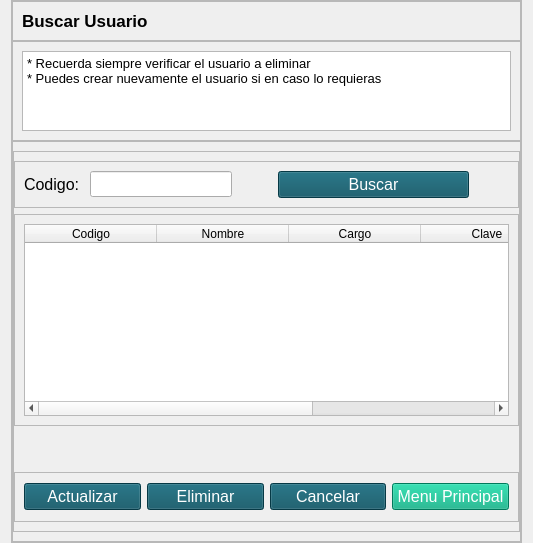
             <widget class="QWidget" name="pageC_Buscar">
              <layout class="QHBoxLayout" name="horizontalLayout_10">
               <property name="spacing">
                <number>0</number>
               </property>
               <property name="topMargin">
                <number>0</number>
               </property>
               <property name="bottomMargin">
                <number>0</number>
               </property>
               <item>
                <widget class="QFrame" name="frame_4">
                 <property name="maximumSize">
                  <size>
                   <width>700</width>
                   <height>1000000</height>
                  </size>
                 </property>
                 <property name="font">
                  <font>
                   <pointsize>1</pointsize>
                  </font>
                 </property>
                 <property name="frameShape">
                  <enum>QFrame::StyledPanel</enum>
                 </property>
                 <property name="frameShadow">
                  <enum>QFrame::Raised</enum>
                 </property>
                 <layout class="QVBoxLayout" name="verticalLayout_11">
                  <property name="spacing">
                   <number>0</number>
                  </property>
                  <property name="leftMargin">
                   <number>0</number>
                  </property>
                  <property name="topMargin">
                   <number>0</number>
                  </property>
                  <property name="rightMargin">
                   <number>0</number>
                  </property>
                  <property name="bottomMargin">
                   <number>0</number>
                  </property>
                  <item>
                   <widget class="QFrame" name="A_frame">
                    <property name="minimumSize">
                     <size>
                      <width>0</width>
                      <height>40</height>
                     </size>
                    </property>
                    <property name="maximumSize">
                     <size>
                      <width>16777215</width>
                      <height>40</height>
                     </size>
                    </property>
                    <property name="frameShape">
                     <enum>QFrame::StyledPanel</enum>
                    </property>
                    <property name="frameShadow">
                     <enum>QFrame::Raised</enum>
                    </property>
                    <layout class="QHBoxLayout" name="horizontalLayout_11">
                     <property name="topMargin">
                      <number>0</number>
                     </property>
                     <property name="bottomMargin">
                      <number>0</number>
                     </property>
                     <item>
                      <widget class="QLabel" name="label_6">
                       <property name="font">
                        <font>
                         <pointsize>13</pointsize>
                         <weight>75</weight>
                         <bold>true</bold>
                        </font>
                       </property>
                       <property name="text">
                        <string>Buscar Usuario</string>
                       </property>
                      </widget>
                     </item>
                    </layout>
                   </widget>
                  </item>
                  <item>
                   <widget class="QFrame" name="B_frame">
                    <property name="minimumSize">
                     <size>
                      <width>0</width>
                      <height>100</height>
                     </size>
                    </property>
                    <property name="maximumSize">
                     <size>
                      <width>16777215</width>
                      <height>100</height>
                     </size>
                    </property>
                    <property name="frameShape">
                     <enum>QFrame::StyledPanel</enum>
                    </property>
                    <property name="frameShadow">
                     <enum>QFrame::Raised</enum>
                    </property>
                    <layout class="QHBoxLayout" name="horizontalLayout_17">
                     <item>
                      <widget class="QTextBrowser" name="textBrowser_3">
                       <property name="html">
                        <string>&lt;!DOCTYPE HTML PUBLIC &quot;-//W3C//DTD HTML 4.0//EN&quot; &quot;http://www.w3.org/TR/REC-html40/strict.dtd&quot;&gt;
&lt;html&gt;&lt;head&gt;&lt;meta name=&quot;qrichtext&quot; content=&quot;1&quot; /&gt;&lt;style type=&quot;text/css&quot;&gt;
p, li { white-space: pre-wrap; }
&lt;/style&gt;&lt;/head&gt;&lt;body style=&quot; font-family:'MS Shell Dlg 2'; font-size:1pt; font-weight:400; font-style:normal;&quot;&gt;
&lt;p style=&quot; margin-top:0px; margin-bottom:0px; margin-left:0px; margin-right:0px; -qt-block-indent:0; text-indent:0px;&quot;&gt;&lt;span style=&quot; font-size:10pt;&quot;&gt;* Recuerda siempre verificar el usuario a eliminar&lt;/span&gt;&lt;/p&gt;
&lt;p style=&quot; margin-top:0px; margin-bottom:0px; margin-left:0px; margin-right:0px; -qt-block-indent:0; text-indent:0px;&quot;&gt;&lt;span style=&quot; font-size:10pt;&quot;&gt;* Puedes crear nuevamente el usuario si en caso lo requieras&lt;/span&gt;&lt;/p&gt;
&lt;p style=&quot;-qt-paragraph-type:empty; margin-top:0px; margin-bottom:0px; margin-left:0px; margin-right:0px; -qt-block-indent:0; text-indent:0px; font-size:10pt;&quot;&gt;&lt;br /&gt;&lt;/p&gt;&lt;/body&gt;&lt;/html&gt;</string>
                       </property>
                      </widget>
                     </item>
                    </layout>
                   </widget>
                  </item>
                  <item>
                   <widget class="QFrame" name="C_frame">
                    <property name="maximumSize">
                     <size>
                      <width>16777215</width>
                      <height>500</height>
                     </size>
                    </property>
                    <property name="styleSheet">
                     <string notr="true">QPushButton
{
color: rgb(255, 255, 255);
background-color: rgb(8, 80, 97);
}
QPushButton::hover
{
color: rgb(255, 255, 255);
	background-color: rgb(45, 131, 118);
}</string>
                    </property>
                    <property name="frameShape">
                     <enum>QFrame::StyledPanel</enum>
                    </property>
                    <property name="frameShadow">
                     <enum>QFrame::Raised</enum>
                    </property>
                    <layout class="QHBoxLayout" name="horizontalLayout_19">
                     <property name="leftMargin">
                      <number>0</number>
                     </property>
                     <property name="rightMargin">
                      <number>0</number>
                     </property>
                     <item>
                      <widget class="QFrame" name="frame_31">
                       <property name="minimumSize">
                        <size>
                         <width>192</width>
                         <height>0</height>
                        </size>
                       </property>
                       <property name="maximumSize">
                        <size>
                         <width>762</width>
                         <height>16777215</height>
                        </size>
                       </property>
                       <property name="frameShape">
                        <enum>QFrame::StyledPanel</enum>
                       </property>
                       <property name="frameShadow">
                        <enum>QFrame::Raised</enum>
                       </property>
                       <layout class="QVBoxLayout" name="verticalLayout_5">
                        <property name="leftMargin">
                         <number>0</number>
                        </property>
                        <property name="rightMargin">
                         <number>0</number>
                        </property>
                        <item>
                         <widget class="QFrame" name="frame_18">
                          <property name="minimumSize">
                           <size>
                            <width>0</width>
                            <height>0</height>
                           </size>
                          </property>
                          <property name="frameShape">
                           <enum>QFrame::StyledPanel</enum>
                          </property>
                          <property name="frameShadow">
                           <enum>QFrame::Raised</enum>
                          </property>
                          <layout class="QHBoxLayout" name="horizontalLayout_14">
                           <item>
                            <widget class="QLabel" name="label_28">
                             <property name="font">
                              <font>
                               <pointsize>12</pointsize>
                              </font>
                             </property>
                             <property name="text">
                              <string>Codigo: </string>
                             </property>
                             <property name="alignment">
                              <set>Qt::AlignLeading|Qt::AlignLeft|Qt::AlignVCenter</set>
                             </property>
                            </widget>
                           </item>
                           <item>
                            <widget class="QLineEdit" name="inputCodigoC">
                             <property name="font">
                              <font>
                               <pointsize>11</pointsize>
                              </font>
                             </property>
                             <property name="text">
                              <string/>
                             </property>
                            </widget>
                           </item>
                           <item>
                            <spacer name="horizontalSpacer_2">
                             <property name="orientation">
                              <enum>Qt::Horizontal</enum>
                             </property>
                             <property name="sizeHint" stdset="0">
                              <size>
                               <width>40</width>
                               <height>20</height>
                              </size>
                             </property>
                            </spacer>
                           </item>
                           <item>
                            <widget class="QPushButton" name="btnBuscarC">
                             <property name="minimumSize">
                              <size>
                               <width>191</width>
                               <height>0</height>
                              </size>
                             </property>
                             <property name="font">
                              <font>
                               <pointsize>12</pointsize>
                              </font>
                             </property>
                             <property name="text">
                              <string>Buscar</string>
                             </property>
                            </widget>
                           </item>
                           <item>
                            <spacer name="horizontalSpacer_3">
                             <property name="orientation">
                              <enum>Qt::Horizontal</enum>
                             </property>
                             <property name="sizeHint" stdset="0">
                              <size>
                               <width>40</width>
                               <height>20</height>
                              </size>
                             </property>
                            </spacer>
                           </item>
                          </layout>
                         </widget>
                        </item>
                        <item>
                         <widget class="QFrame" name="frame_19">
                          <property name="minimumSize">
                           <size>
                            <width>0</width>
                            <height>0</height>
                           </size>
                          </property>
                          <property name="frameShape">
                           <enum>QFrame::StyledPanel</enum>
                          </property>
                          <property name="frameShadow">
                           <enum>QFrame::Raised</enum>
                          </property>
                          <layout class="QHBoxLayout" name="horizontalLayout_13">
                           <item>
                            <widget class="QTableWidget" name="tbl_rstlC3">
                             <attribute name="horizontalHeaderDefaultSectionSize">
                              <number>132</number>
                             </attribute>
                             <column>
                              <property name="text">
                               <string>Codigo</string>
                              </property>
                             </column>
                             <column>
                              <property name="text">
                               <string>Nombre</string>
                              </property>
                             </column>
                             <column>
                              <property name="text">
                               <string>Cargo</string>
                              </property>
                             </column>
                             <column>
                              <property name="text">
                               <string>Clave</string>
                              </property>
                             </column>
                             <column>
                              <property name="text">
                               <string>Estado</string>
                              </property>
                             </column>
                            </widget>
                           </item>
                          </layout>
                         </widget>
                        </item>
                        <item>
                         <spacer name="verticalSpacer_4">
                          <property name="orientation">
                           <enum>Qt::Vertical</enum>
                          </property>
                          <property name="sizeHint" stdset="0">
                           <size>
                            <width>20</width>
                            <height>40</height>
                           </size>
                          </property>
                         </spacer>
                        </item>
                        <item>
                         <widget class="QFrame" name="frame_6">
                          <property name="minimumSize">
                           <size>
                            <width>0</width>
                            <height>50</height>
                           </size>
                          </property>
                          <property name="frameShape">
                           <enum>QFrame::StyledPanel</enum>
                          </property>
                          <property name="frameShadow">
                           <enum>QFrame::Raised</enum>
                          </property>
                          <layout class="QHBoxLayout" name="horizontalLayout_15">
                           <item>
                            <widget class="QPushButton" name="btnUpdateC">
                             <property name="font">
                              <font>
                               <pointsize>12</pointsize>
                              </font>
                             </property>
                             <property name="text">
                              <string>Actualizar</string>
                             </property>
                            </widget>
                           </item>
                           <item>
                            <widget class="QPushButton" name="btnDeleteC">
                             <property name="font">
                              <font>
                               <pointsize>12</pointsize>
                              </font>
                             </property>
                             <property name="text">
                              <string>Eliminar</string>
                             </property>
                            </widget>
                           </item>
                           <item>
                            <widget class="QPushButton" name="btnCancelarC">
                             <property name="font">
                              <font>
                               <pointsize>12</pointsize>
                              </font>
                             </property>
                             <property name="text">
                              <string>Cancelar</string>
                             </property>
                            </widget>
                           </item>
                           <item>
                            <widget class="QPushButton" name="btnXCerrarC">
                             <property name="font">
                              <font>
                               <pointsize>12</pointsize>
                              </font>
                             </property>
                             <property name="styleSheet">
                              <string notr="true">QPushButton
{
color: rgb(255, 255, 255);
background-color: rgb(0, 170, 127);

}
QPushButton::hover
{
color: rgb(255, 255, 255);
background-color: rgb(8, 80, 97);
}</string>
                             </property>
                             <property name="text">
                              <string>Menu Principal</string>
                             </property>
                            </widget>
                           </item>
                          </layout>
                         </widget>
                        </item>
                       </layout>
                      </widget>
                     </item>
                    </layout>
                   </widget>
                  </item>
                 </layout>
                </widget>
               </item>
              </layout>
             </widget>
